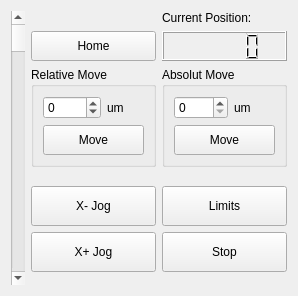
<?xml version="1.0" encoding="UTF-8"?>
<ui version="4.0">
 <class>Form</class>
 <widget class="QWidget" name="Form">
  <property name="geometry">
   <rect>
    <x>0</x>
    <y>0</y>
    <width>298</width>
    <height>296</height>
   </rect>
  </property>
  <property name="windowTitle">
   <string>Form</string>
  </property>
  <layout class="QGridLayout" name="gridLayout">
   <item row="2" column="3">
    <widget class="QLabel" name="CurPos">
     <property name="text">
      <string>Current Position:</string>
     </property>
    </widget>
   </item>
   <item row="4" column="2">
    <widget class="QGroupBox" name="RelativeMove">
     <property name="title">
      <string>Relative Move</string>
     </property>
     <layout class="QGridLayout" name="gridLayout_2">
      <item row="1" column="0">
       <widget class="QDoubleSpinBox" name="RelativePos">
        <property name="minimumSize">
         <size>
          <width>50</width>
          <height>0</height>
         </size>
        </property>
        <property name="decimals">
         <number>0</number>
        </property>
        <property name="minimum">
         <double>-1015.000000000000000</double>
        </property>
        <property name="maximum">
         <double>1015.000000000000000</double>
        </property>
       </widget>
      </item>
      <item row="1" column="1">
       <widget class="QLabel" name="mm">
        <property name="text">
         <string>um</string>
        </property>
       </widget>
      </item>
      <item row="3" column="0" colspan="2">
       <widget class="QPushButton" name="MoveRE">
        <property name="minimumSize">
         <size>
          <width>0</width>
          <height>30</height>
         </size>
        </property>
        <property name="text">
         <string>Move</string>
        </property>
       </widget>
      </item>
     </layout>
    </widget>
   </item>
   <item row="6" column="3">
    <widget class="QPushButton" name="Limits">
     <property name="minimumSize">
      <size>
       <width>0</width>
       <height>40</height>
      </size>
     </property>
     <property name="text">
      <string>Limits</string>
     </property>
    </widget>
   </item>
   <item row="3" column="2">
    <widget class="QPushButton" name="Home">
     <property name="minimumSize">
      <size>
       <width>0</width>
       <height>30</height>
      </size>
     </property>
     <property name="text">
      <string>Home</string>
     </property>
    </widget>
   </item>
   <item row="2" column="2">
    <widget class="QLabel" name="StatusLabel">
     <property name="text">
      <string/>
     </property>
    </widget>
   </item>
   <item row="4" column="3">
    <widget class="QGroupBox" name="AbsoluteMove">
     <property name="title">
      <string>Absolut Move</string>
     </property>
     <layout class="QGridLayout" name="gridLayout_3">
      <item row="3" column="0">
       <widget class="QDoubleSpinBox" name="DesirePos">
        <property name="minimumSize">
         <size>
          <width>50</width>
          <height>0</height>
         </size>
        </property>
        <property name="sizeIncrement">
         <size>
          <width>0</width>
          <height>0</height>
         </size>
        </property>
        <property name="decimals">
         <number>0</number>
        </property>
        <property name="maximum">
         <double>1015.000000000000000</double>
        </property>
       </widget>
      </item>
      <item row="3" column="1">
       <widget class="QLabel" name="mm_2">
        <property name="text">
         <string>um</string>
        </property>
       </widget>
      </item>
      <item row="4" column="0" colspan="2">
       <widget class="QPushButton" name="MoveAB">
        <property name="minimumSize">
         <size>
          <width>0</width>
          <height>30</height>
         </size>
        </property>
        <property name="text">
         <string>Move</string>
        </property>
       </widget>
      </item>
     </layout>
    </widget>
   </item>
   <item row="3" column="3">
    <widget class="QLCDNumber" name="CurrentPos"/>
   </item>
   <item row="2" column="1" rowspan="7">
    <widget class="QScrollBar" name="Scroll">
     <property name="maximum">
      <number>1015</number>
     </property>
     <property name="orientation">
      <enum>Qt::Vertical</enum>
     </property>
     <property name="invertedAppearance">
      <bool>false</bool>
     </property>
     <property name="invertedControls">
      <bool>false</bool>
     </property>
    </widget>
   </item>
   <item row="7" column="2">
    <widget class="QPushButton" name="JogPlus">
     <property name="minimumSize">
      <size>
       <width>0</width>
       <height>40</height>
      </size>
     </property>
     <property name="text">
      <string>X+ Jog</string>
     </property>
    </widget>
   </item>
   <item row="6" column="2">
    <widget class="QPushButton" name="JogMinus">
     <property name="minimumSize">
      <size>
       <width>0</width>
       <height>40</height>
      </size>
     </property>
     <property name="text">
      <string>X- Jog</string>
     </property>
    </widget>
   </item>
   <item row="7" column="3">
    <widget class="QPushButton" name="Stop">
     <property name="minimumSize">
      <size>
       <width>0</width>
       <height>40</height>
      </size>
     </property>
     <property name="text">
      <string>Stop</string>
     </property>
    </widget>
   </item>
  </layout>
 </widget>
 <resources/>
 <connections/>
</ui>
